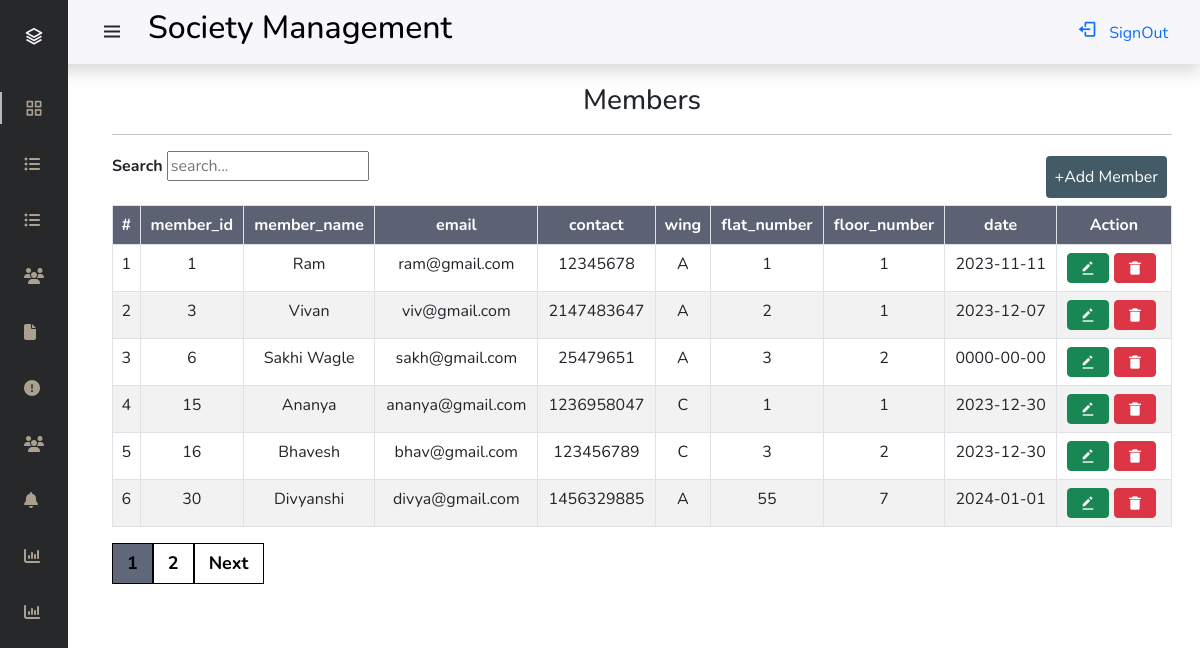
Page /members.php (signed in) on the committed database.
### tables this page shows
CREATE TABLE `members` (
  `member_id` int(10) NOT NULL,
  `member_name` varchar(50) NOT NULL,
  `email` varchar(40) NOT NULL,
  `contact` int(10) NOT NULL,
  `wing` varchar(10) NOT NULL,
  `flat_number` int(4) NOT NULL,
  `floor_number` int(11) NOT NULL,
  `date` date NOT NULL
);

### curd_functions.php (the view, shortened to what this page needs)
<?php
function data($course, $page = 1, $recordsPerPage = 6) {
    include 'config.php';
    $offset = ($page - 1) * $recordsPerPage;
    $select = "SELECT * FROM $course LIMIT $offset, $recordsPerPage";
    $res = $conn->query($select);
    $arr_data = $res->fetch_all(MYSQLI_ASSOC);
    $fieldinfo = $res->fetch_fields();
    echo '<table class="table table-bordered table-striped table-hover" id="mytable">';
    echo '<tr style="background-color:#61677A; color:white;"><th scope="col">#';
    foreach ($fieldinfo as $val) {
        echo '<th scope="col">' . $val->name . '</th>';
    }
    echo '<th scope="col">Action</th></tr>';
    $no = $offset + 1;
    foreach ($arr_data as $row) {
        echo '<tr class="filter"><td>' . $no++ . '</td>';
        foreach ($row as $key => $value) {
            echo '<td>' . $value . '</td>';
        }
        if ($course == 'flat') {
            echo '<td class="edit">';
            echo '<a class="btn btn-success" style="margin-right:5px;" href="edit_flat.php?id=' . $row['flat_id'] . '" clas><i class="bx bxs-edit-alt"></i></a>';
            echo '<a class="btn btn-danger" style="margin-right:5px;" href="del_flat.php?id=' . $row['flat_id'] . '"><i class="bx bxs-trash-alt"></i></a>';
            echo '</td>';
        } elseif ($course == 'members') {
            echo '<td class="edit">';
            echo '<a class="btn btn-success" style="margin-right:5px;" href="edit_member.php?id=' . $row['member_id'] . '"><i class="bx bxs-edit-alt"></i></a>';
            echo '<a class="btn btn-danger"style="margin-right:5px;" href="del_member.php?id=' . $row['member_id'] . '"><i class="bx bxs-trash-alt"></i></a>';
            echo '</td>';
        } elseif ($course == 'visitors') {
            echo '<td class="edit">';
            echo '<a class="btn btn-danger"style="margin-right:5px;" href="del_visitor.php?id=' . $row['v_id'] . '"><i class="bx bxs-trash-alt"></i></a>';
            echo '</td>';
        }elseif ($course == 'notice') {
            echo '<td class="edit">';
            echo '<a class="btn btn-danger"style="margin-right:5px;" href="del_notice.php?id=' . $row['n_id'] . '"><i class="bx bxs-trash-alt"></i></a>';
            echo '</td>';
        }else if ($course == 'wing') {
            echo '<td class="edit">';
            echo '<a class="btn btn-success" style="margin-right:5px;" href="edit_wing.php?id=' . $row['wing_id'] . '" clas><i class="bx bxs-edit-alt"></i></a>';
            echo '<a class="btn btn-danger" style="margin-right:5px;" href="del_wing.php?id=' . $row['wing_id'] . '"><i class="bx bxs-trash-alt"></i></a>';
            echo '</td>';
        }else if ($course == 'complain'){
            echo '<td class="edit">';
            echo '<a class="btn btn-success"style="margin-right:5px;" href="complain_reply.php?id=' . $row['complain_id'] .'"><i class="bx bx-message-alt-dots"></i></a>';
            echo '<a class="btn btn-danger" style="margin-right:5px;" href="del_complain.php?id=' . $row['complain_id'] . '"><i class="bx bxs-trash-alt"></i></a>';
            echo '</td>';
        }
        else{}
    }
    echo '</table>';
    $query = "SELECT COUNT(*) FROM $course";
    $result = $conn->query($query);
    $row = $result->fetch_row();
    $total_records = $row[0];
    $total_pages = ceil($total_records / $recordsPerPage);
    echo '<div class="pagination">';
    for ($i = 1; $i <= $total_pages; $i++) {
        if ($i == $page) {
            echo '<a class="active" href="?page=' . $i . '">' . $i . '</a>';
        } else {
            echo '<a href="?page=' . $i . '">' . $i . '</a>';
        }
    }
    if ($page < $total_pages) {
        echo '<a href="?page=' . ($page + 1) . '">Next</a>';
    }
    echo '</div>';
}
?>

### css/stl.css (style rules this page uses)
:root { --header-height: 3rem; --nav-width: 68px; --first-color: #272829; --first-color-light: #E1D4BB; --white-color: #F7F6FB; --body-font: 'Nunito', sans-serif; --normal-font-size: 1rem; --z-fixed: 100 }
*,::before,::after { box-sizing: border-box }
body { position: relative; margin: var(--header-height) 0 0 0; padding: 0 1rem; font-family: var(--body-font); font-size: var(--normal-font-size); transition: .5s }
a { text-decoration: none; }
.active { color: var(--white-color); }
.active::before { content: ''; position: absolute; left: 0; width: 2px; height: 32px; background-color: var(--white-color); }
tr, th { text-align: center; }
@media screen and (min-width: 768px) { body { margin: calc(var(--header-height) + 1rem) 0 0 0; padding-left: calc(var(--nav-width) + 2rem); } }
.pagination { display: inline-block; }
.pagination a { font-weight:bold; font-size:18px; color: black; float: left; padding: 6px 14px; text-decoration: none; border:1px solid black; }
.pagination a.active { background-color: #61677A; }

### rows in the picture
members: member_id "1", member_name "Ram", email "ram@gmail.com", contact "12345678", wing "A", flat_number "1", floor_number "1", date "2023-11-11"
members: member_id "3", member_name "Vivan", email "viv@gmail.com", contact "2147483647", wing "A", flat_number "2", floor_number "1", date "2023-12-07"
members: member_id "6", member_name "Sakhi Wagle", email "sakh@gmail.com", contact "25479651", wing "A", flat_number "3", floor_number "2", date "0000-00-00"
members: member_id "15", member_name "Ananya", email "ananya@gmail.com", contact "1236958047", wing "C", flat_number "1", floor_number "1", date "2023-12-30"
members: member_id "16", member_name "Bhavesh", email "bhav@gmail.com", contact "123456789", wing "C", flat_number "3", floor_number "2", date "2023-12-30"
members: member_id "30", member_name "Divyanshi", email "divya@gmail.com", contact "1456329885", wing "A", flat_number "55", floor_number "7", date "2024-01-01"

### other values in the picture
$val->name "member_id"
$val->name "member_name"
$val->name "email"
$val->name "contact"
$val->name "wing"
$val->name "flat_number"
$val->name "floor_number"
$val->name "date"
